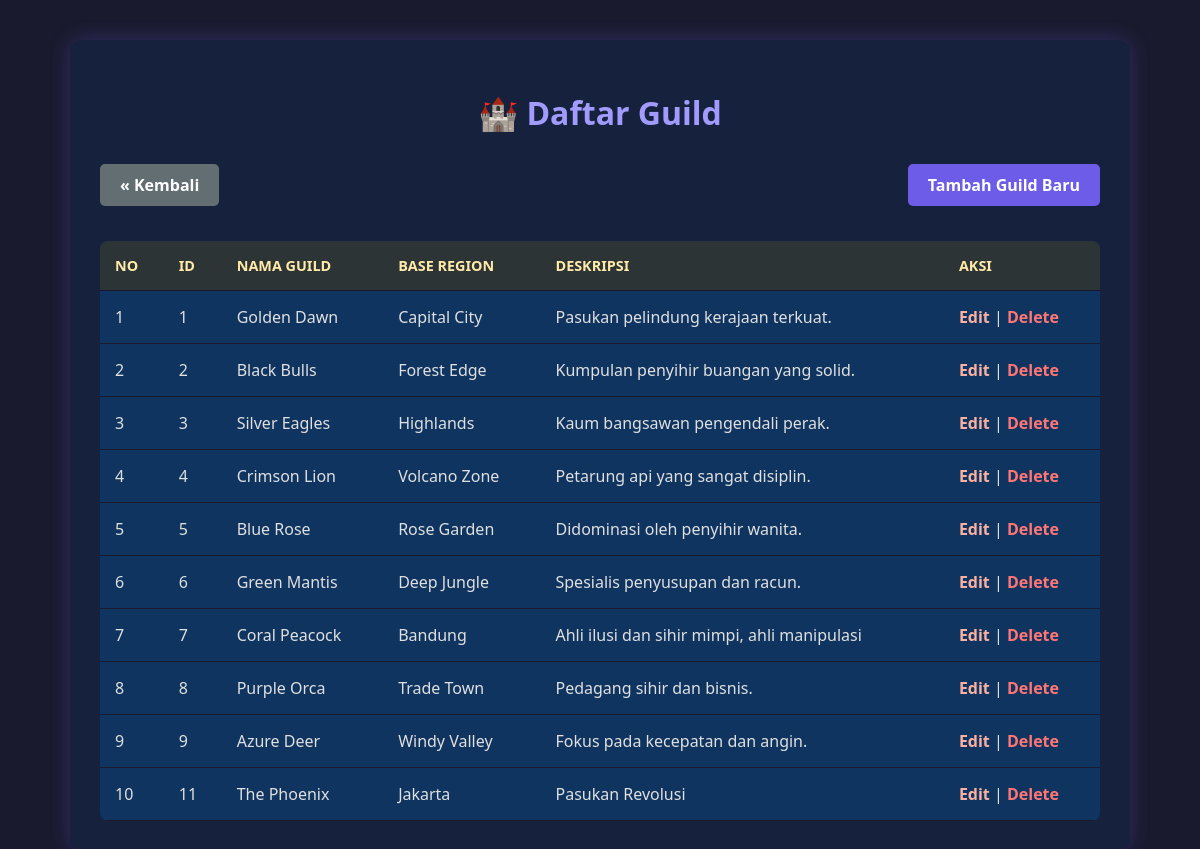
/Project/views/guild_list.php, run on the app's committed database.
### tables this page shows
CREATE TABLE `guilds` (
  `id` int(11) NOT NULL,
  `nama_guild` varchar(100) NOT NULL,
  `base_region` varchar(100) NOT NULL,
  `deskripsi` text DEFAULT NULL
);

### Project/viewmodels/GuildViewModel.php (called while the page is built, shortened)
<?php
require_once '../models/Guild.php';
require_once '../config/Database.php';
class GuildViewModel {
    public $model;
    public function __construct() {
        $database = new Database();
        $this->db = $database->getConnection();
        $this->model = new Guild($this->db);
    }
    public function fetchAll() {
        $stmt = $this->model->read();
        return $stmt->fetchAll(PDO::FETCH_ASSOC);
    }
}
?>

### Project/config/Database.php (called while the page is built, shortened)
<?php
class Database {
    private $host = "localhost";
    private $user = "root";
    private $pass = "";
    private $db_name = "magic_rpg";
    public function getConnection() {
        $this->conn = null;
        try {
            $this->conn = new PDO("mysql:host=" . $this->host . ";dbname=" . $this->db_name, $this->user, $this->pass);
            $this->conn->exec("set names utf8");
        } catch(PDOException $exception) {
            echo "Connection error: " . $exception->getMessage();
        }
        return $this->conn;
    }
}
?>

### Project/models/Guild.php (called while the page is built, shortened)
<?php
class Guild {
    private $conn;
    private $table_name = "guilds";
    public function __construct($db) {
        $this->conn = $db;
    }
    public function read() {
        $query = "SELECT * FROM " . $this->table_name . " ORDER BY id ASC";
        $stmt = $this->conn->prepare($query);
        $stmt->execute();
        return $stmt;
    }
}
?>

### Project/views/guild_list.php (the view, shortened to what this page needs)
<?php
require_once '../viewmodels/GuildViewModel.php';
$vm = new GuildViewModel();
$guilds = $vm->fetchAll();
?>
<!DOCTYPE html>
<html>
<head>
    <link rel="stylesheet" href="../style.css">
</head>
<body>
    <div class="container">
        <h1>🏰 Daftar Guild</h1>
        <div style="display: flex; justify-content: space-between; align-items: center;">
            <a href="../index.php" class="btn" style="background:#636e72;">&laquo; Kembali</a>
            <a href="guild_form.php" class="btn">Tambah Guild Baru</a>
        </div>
        <table>
            <thead>
                <tr>
                    <th>No</th> <th>ID</th> <th>Nama Guild</th>
                    <th>Base Region</th>
                    <th>Deskripsi</th>
                    <th>Aksi</th>
                </tr>
            </thead>
            <tbody>
                <?php $no = 1; foreach($guilds as $row): ?>
                <tr>
                    <td><?= $no++ ?></td>
                    <td><?= $row['id'] ?></td>
                    <td><?= $row['nama_guild'] ?></td>
                    <td><?= $row['base_region'] ?></td>
                    <td><?= $row['deskripsi'] ?></td>
                    <td>
                        <a href="guild_form.php?id=<?= $row['id'] ?>" style="color: #fab1a0;">Edit</a> |
                        <a href="guild_delete.php?id=<?= $row['id'] ?>" style="color: #ff7675;" onclick="return confirm('Hapus Guild ini?')">Delete</a>
                    </td>
                </tr>
                <?php endforeach; ?>
            </tbody>
        </table>
    </div>
</body>
</html>

### Project/Style.css (style rules this page uses)
body { font-family: 'Segoe UI', Tahoma, Geneva, Verdana, sans-serif; background-color: #1a1a2e; color: #e0e0e0; margin: 0; padding: 0; display: flex; justify-content: center; min-height: 100vh; }
.container { width: 90%; max-width: 1000px; margin: 40px auto; background-color: #16213e; padding: 30px; border-radius: 12px; box-shadow: 0 0 20px rgba(108, 92, 231, 0.3); }
h1, h2, h3 { color: #a29bfe; text-align: center; margin-bottom: 30px; }
a { text-decoration: none; color: #74b9ff; font-weight: bold; transition: 0.3s; }
.btn { display: inline-block; padding: 10px 20px; background-color: #6c5ce7; color: white; border-radius: 5px; margin-bottom: 15px; }
table { width: 100%; border-collapse: collapse; margin-top: 20px; background-color: #0f3460; overflow: hidden; border-radius: 8px; }
th, td { padding: 15px; text-align: left; border-bottom: 1px solid #1a1a2e; }
th { background-color: #2d3436; color: #ffeaa7; text-transform: uppercase; font-size: 0.9em; }

### data on the page
guilds: id "1", nama_guild "Golden Dawn", base_region "Capital City", deskripsi "Pasukan pelindung kerajaan terkuat."
guilds: id "2", nama_guild "Black Bulls", base_region "Forest Edge", deskripsi "Kumpulan penyihir buangan yang solid."
guilds: id "3", nama_guild "Silver Eagles", base_region "Highlands", deskripsi "Kaum bangsawan pengendali perak."
guilds: id "4", nama_guild "Crimson Lion", base_region "Volcano Zone", deskripsi "Petarung api yang sangat disiplin."
guilds: id "5", nama_guild "Blue Rose", base_region "Rose Garden", deskripsi "Didominasi oleh penyihir wanita."
guilds: id "6", nama_guild "Green Mantis", base_region "Deep Jungle", deskripsi "Spesialis penyusupan dan racun."
guilds: id "7", nama_guild "Coral Peacock", base_region "Bandung", deskripsi "Ahli ilusi dan sihir mimpi, ahli manipulasi"
guilds: id "8", nama_guild "Purple Orca", base_region "Trade Town", deskripsi "Pedagang sihir dan bisnis."
guilds: id "9", nama_guild "Azure Deer", base_region "Windy Valley", deskripsi "Fokus pada kecepatan dan angin."
guilds: id "11", nama_guild "The Phoenix", base_region "Jakarta", deskripsi "Pasukan Revolusi"
